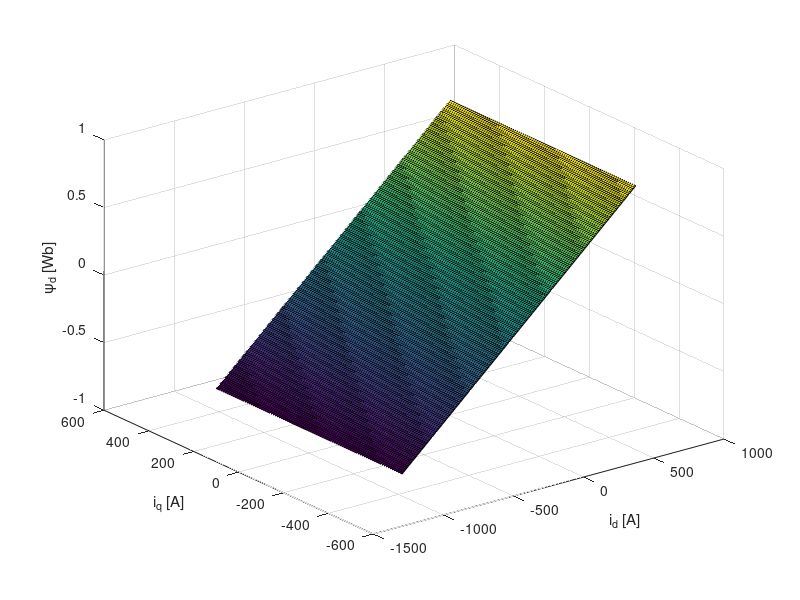
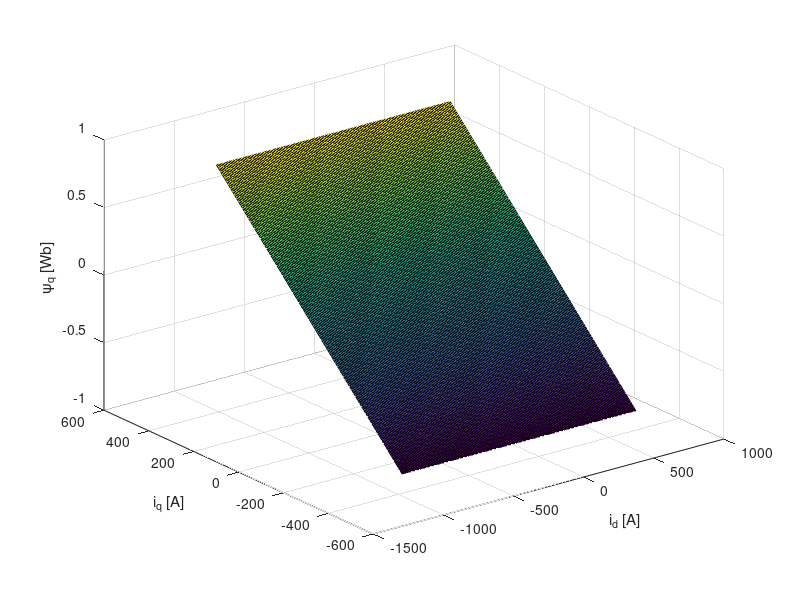
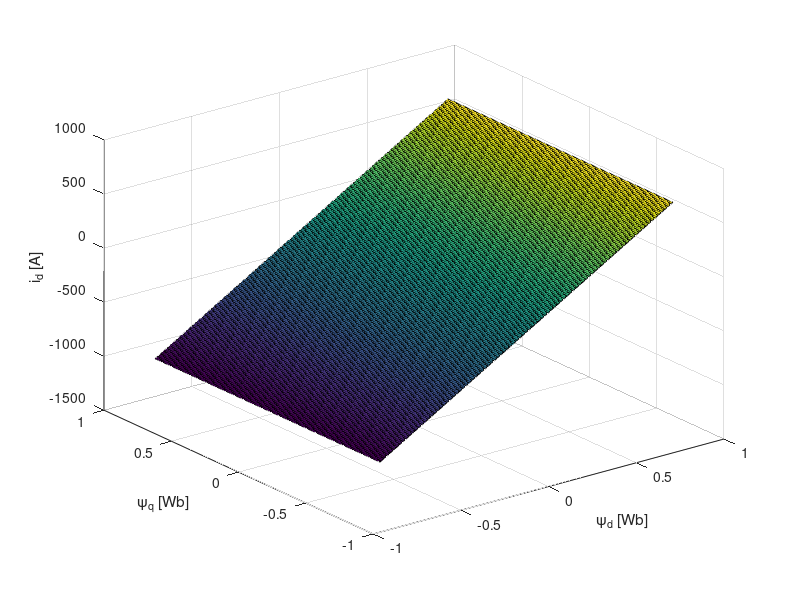
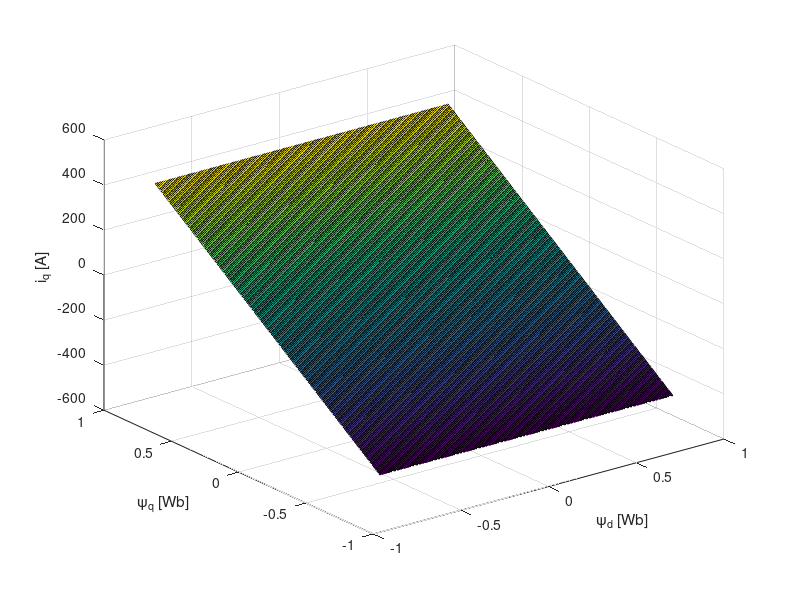

The MATLAB source for these figures, in order:
clear
clc
close all

C32inv=2/3*[1    -1/2        -1/2;
            0  sqrt(3)/2  -sqrt(3)/2];
 
C32=[ 1       0;
    -1/2  sqrt(3)/2  
    -1/2 -sqrt(3)/2];

C33=C32*C32inv;

Tp=100e-6;  % switching period
Ts=Tp;     % sampling period
Tsim=min([Tp Ts])/100;  % simulation step-size
Tstep=0.10;
Tf=0.5;
%%% PMSM Parameters %%%%%%%%%%%%%
Pmrated=80e3;  % rated power
Tmrated=240;   % rated torque
Ismax=180;     % phase peak current
Rs= 60e-3;
Ld=1.0e-3;
Lq=2.0e-3;
Psif=167e-3;
Pp=4;
kL=0.750;
f= 15e-3;
J=100e-3;
load LUTdq     % load id and iq LUTs
figure(10)
surf(Idv,Iqv,Psidd')
xlabel('i_d [A]')
ylabel('i_q [A]')
zlabel('{\psi}_d [Wb]')
figure(11)
surf(Idv,Iqv,Psiqq')
xlabel('i_d [A]')
ylabel('i_q [A]')
zlabel('{\psi}_q [Wb]')
figure(12)
surf(Psidv,Psiqv,Idd')
xlabel('{\psi}_d [Wb]')
ylabel('{\psi}_q [Wb]')
zlabel('i_d [A]')
figure(13)
surf(Psidv,Psiqv,Iqq')
xlabel('{\psi}_d [Wb]')
ylabel('{\psi}_q [Wb]')
zlabel('i_q [A]')
%%%%%%%%%%%%%%%%%%%%%%%%%%%%%%%%%
%%% Voltage-Source Inverter
%%%%%%%%%%%%%%%%%%%%%%%%%%%%%%%%%
VDC=800;
Vmax=VDC/sqrt(3);
Vp=VDC/2;
GVSI=1;
%%%%%%%%%%%%%%%%%%%%%%%%%%%%%%%%%
%%% Current Control
%%%%%%%%%%%%%%%%%%%%%%%%%%%%%%%%%
tr=5e-3;  % desired response time
Psif0=1.0*Psif;
Rs0=1.0*Rs;
Ld0=1.0*Ld;
Lq0=1.0*Lq;


% Actucal PI controller calculation
tid= Ld0 / Rs0;
Kpd= (3*Ld0) / tr;
tiq= Lq0 / Rs0;
Kpq= (3 * Lq0) / tr;
Kid= Kpd / tid;
Kiq= Kpq / tiq;


%%%%%%%%%%%%%%%%%%%%%%%%%%%%%%%%%
%%% Initial Values
%%%%%%%%%%%%%%%%%%%%%%%%%%%%%%%%%
Thetae0=0;
Wm0=1500*pi/30;
Tm0=(kL+f)*Wm0;
Pm0=Tm0*Wm0;
dTm0=0.20*Tmrated; % 10*fix(0.20*Tm0/10);
Id0=0;
Iq0=2/3*Tm0/(Pp*(Psif+(Ld-Lq)*Id0));
Ud0=Rs*Id0;
Uq0=Rs*Iq0;
Psid0=interpn(Idv,Iqv,Psidd,Id0,Iq0);
Psiq0=interpn(Idv,Iqv,Psiqq,Id0,Iq0);
Vd0=Ud0-Pp*Psiq0*Wm0;
Vq0=Uq0+Pp*Psid0*Wm0;
Vdq0=sqrt(Vd0^2+Vq0^2);
Pe0=3/2*(Vd0*Id0+Vq0*Iq0);
%%%%%%%%%%%%%%%%%%%%%%%%%%%%%%%%%
disp('Parameters loaded!')
